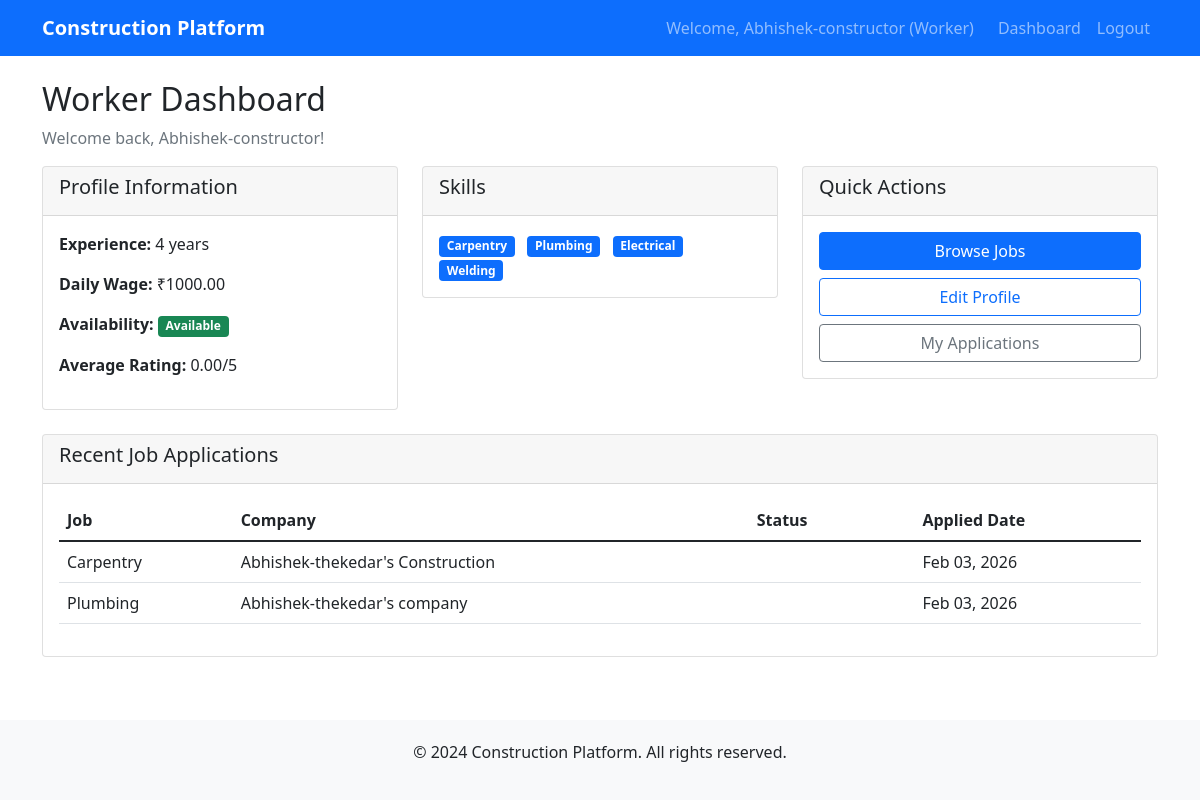
Screenshot of / (signed in) with the database file from the repository.
### accounts/models.py (models this page shows, shortened)
class User(AbstractUser):
    ROLE_CHOICES = [
        ('worker', 'Worker'),
        ('thekedar', 'Thekedar'),
        ('user', 'Normal User'),
    ]
    username = None  # Remove username field
    name = models.CharField(max_length=100)
    phone = models.CharField(max_length=15, unique=True)
    email = models.EmailField(unique=True)
    role = models.CharField(max_length=10, choices=ROLE_CHOICES, default='user')
    location = models.CharField(max_length=100)
    created_at = models.DateTimeField(auto_now_add=True)
    USERNAME_FIELD = 'email'
    REQUIRED_FIELDS = ['name', 'phone', 'role', 'location']

### workers/models.py (models this page shows, shortened)
class WorkerProfile(models.Model):
    user = models.OneToOneField(User, on_delete=models.CASCADE, related_name='worker_profile')
    experience_years = models.PositiveIntegerField()
    daily_wage = models.DecimalField(max_digits=10, decimal_places=2)
    availability = models.BooleanField(default=True)
    avg_rating = models.DecimalField(max_digits=3, decimal_places=2, default=0.0)
    skills = models.ManyToManyField(Skill, through='WorkerSkillMap')

class Skill(models.Model):
    name = models.CharField(max_length=100, unique=True)

### jobs/models.py (models this page shows, shortened)
class JobApplication(models.Model):
    STATUS_CHOICES = [
        ('pending', 'Pending'),
        ('accepted', 'Accepted'),
        ('rejected', 'Rejected'),
        ('withdrawn', 'Withdrawn'),
    ]
    job = models.ForeignKey(JobPost, on_delete=models.CASCADE, related_name='applications')
    worker = models.ForeignKey('workers.WorkerProfile', on_delete=models.CASCADE, related_name='job_applications')
    applied_date = models.DateTimeField(auto_now_add=True)
    status = models.CharField(max_length=10, choices=STATUS_CHOICES, default='pending')
    class Meta:
        unique_together = ['job', 'worker']

class JobPost(models.Model):
    STATUS_CHOICES = [
        ('open', 'Open'),
        ('closed', 'Closed'),
        ('filled', 'Filled'),
    ]
    thekedar = models.ForeignKey(ThekedarProfile, on_delete=models.CASCADE, related_name='job_posts')
    required_skill = models.ForeignKey(Skill, on_delete=models.CASCADE)
    duration_days = models.PositiveIntegerField()
    wage_offer = models.DecimalField(max_digits=10, decimal_places=2)
    status = models.CharField(max_length=10, choices=STATUS_CHOICES, default='open')
    created_at = models.DateTimeField(auto_now_add=True)
    updated_at = models.DateTimeField(auto_now=True)

### thekedars/models.py (models this page shows, shortened)
class ThekedarProfile(models.Model):
    user = models.OneToOneField(User, on_delete=models.CASCADE, related_name='thekedar_profile')
    experience_years = models.PositiveIntegerField()
    company_name = models.CharField(max_length=200)
    score = models.DecimalField(max_digits=5, decimal_places=2, default=0.0)
    verified = models.BooleanField(default=False)

### dashboard/views.py (the view, shortened to what this page needs)
# urls.py: 2. Add a URL to urlpatterns:  path('', views.home, name='home')
def home(request):
    if not request.user.is_authenticated:
        return render(request, 'landing.html')
    user = request.user
    context = {
        'user': user,
        'role': user.role,
    }
    if user.role == 'worker':
        try:
            worker_profile = user.worker_profile
            context.update({
                'worker_profile': worker_profile,
                'recent_applications': worker_profile.job_applications.all()[:5],
                'skills': worker_profile.skills.all(),
            })
        except:
            context['profile_incomplete'] = True
    elif user.role == 'user':
        context.update({
            'house_requirements': user.house_requirements.all()[:5],
        })
    return render(request, f'dashboard/{user.role}_dashboard.html', context)

### templates/dashboard/worker_dashboard.html (shortened to what this page needs)
{% extends 'base.html' %}
{% block content %}
<div class="row">
    <div class="col-12">
        <h2>Worker Dashboard</h2>
        <p class="text-muted">Welcome back, {{ user.name }}!</p>
    </div>
</div>
<div class="row">
    <div class="col-md-4">
        <div class="card">
            <div class="card-header">
                <h5>Profile Information</h5>
            </div>
            <div class="card-body">
                {% if worker_profile %}
                    <p><strong>Experience:</strong> {{ worker_profile.experience_years }} years</p>
                    <p><strong>Daily Wage:</strong> ₹{{ worker_profile.daily_wage }}</p>
                    <p><strong>Availability:</strong>
                        {% if worker_profile.availability %}
                            <span class="badge bg-success">Available</span>
                        {% else %}
                            <span class="badge bg-danger">Not Available</span>
                        {% endif %}
                    </p>
                    <p><strong>Average Rating:</strong> {{ worker_profile.avg_rating }}/5</p>
                {% endif %}
            </div>
        </div>
    </div>
    <div class="col-md-4">
        <div class="card">
            <div class="card-header">
                <h5>Skills</h5>
            </div>
            <div class="card-body">
                {% if skills %}
                    {% for skill in skills %}
                        <span class="badge bg-primary me-2">{{ skill.name }}</span>
                    {% endfor %}
                {% else %}
                    <p class="text-muted">No skills added yet.</p>
                {% endif %}
            </div>
        </div>
    </div>
    <div class="col-md-4">
        <div class="card">
            <div class="card-header">
                <h5>Quick Actions</h5>
            </div>
            <div class="card-body">
                <div class="d-grid gap-2">
                    <a href="{% url 'workers:browse_jobs' %}" class="btn btn-primary">Browse Jobs</a>
                    <a href="{% url 'workers:profile' %}" class="btn btn-outline-primary">Edit Profile</a>
                    <a href="{% url 'workers:my_applications' %}" class="btn btn-outline-secondary">My Applications</a>
                </div>
            </div>
        </div>
    </div>
</div>
<div class="row mt-4">
    <div class="col-12">
        <div class="card">
            <div class="card-header">
                <h5>Recent Job Applications</h5>
            </div>
            <div class="card-body">
                {% if recent_applications %}
                    <div class="table-responsive">
                        <table class="table">
                            <thead>
                                <tr>
                                    <th>Job</th>
                                    <th>Company</th>
                                    <th>Status</th>
                                    <th>Applied Date</th>
                                </tr>
                            </thead>
                            <tbody>
                                {% for app in recent_applications %}
                                <tr>
                                    <td>{{ app.job.required_skill.name }}</td>
                                    <td>{{ app.job.thekedar.company_name }}</td>
                                    <td>
                                        <span class="badge bg-{{ app.status|default:'secondary' }}">
                                        </span>
                                    </td>
                                    <td>{{ app.applied_date|date:"M d, Y" }}</td>
                                </tr>
                                {% endfor %}
                            </tbody>
                        </table>
                    </div>
                {% else %}
                    <p class="text-muted">No job applications yet.</p>
                {% endif %}
            </div>
        </div>
    </div>
</div>
{% endblock %}

### templates/base.html (shortened to what this page needs)
<!DOCTYPE html>
<html lang="en">
<head>
    <link href="https://cdn.jsdelivr.net/npm/bootstrap@5.1.3/dist/css/bootstrap.min.css" rel="stylesheet">
</head>
<body class="d-flex flex-column min-vh-100">
    <nav class="navbar navbar-expand-lg navbar-dark bg-primary">
        <div class="container">
            <a class="navbar-brand" href="{% url 'dashboard:home' %}">
                 Construction Platform
            </a>
            <div class="navbar-nav ms-auto">
                {% if user.is_authenticated %}
                    <span class="navbar-text me-3">Welcome, {{ user.name }} ({{ user.get_role_display }})</span>
                    <a class="nav-link" href="{% url 'dashboard:home' %}">Dashboard</a>
                    <a class="nav-link" href="{% url 'accounts:logout' %}">Logout</a>
                {% else %}
                    <a class="nav-link" href="{% url 'accounts:login' %}">Login</a>
                    <a class="nav-link" href="{% url 'accounts:signup' %}">Sign Up</a>
                {% endif %}
            </div>
        </div>
    </nav>
    <main class="container my-4 flex-grow-1">
        {% block content %}
        {% endblock %}
    </main>
    <footer class="footer mt-auto">
        <div class="container text-center">
            <p>&copy; 2024 Construction Platform. All rights reserved.</p>
        </div>
    </footer>
</body>
</html>

### templates/base.html (style rules this page uses)
.navbar-brand { font-weight: bold; }
.footer { background-color: #f8f9fa; padding: 20px 0; margin-top: auto; }

### rows the page displays
User: name "Abhishek-constructor", role "Worker"
WorkerProfile: experience_years "4", daily_wage "1000.00", avg_rating "0.00"
Skill: name "Carpentry"
Skill: name "Plumbing"
Skill: name "Electrical"
Skill: name "Welding"
JobApplication: job.required_skill.name "Carpentry", job.thekedar.company_name "Abhishek-thekedar's Construction", applied_date "Feb 03, 2026"
JobApplication: job.required_skill.name "Plumbing", job.thekedar.company_name "Abhishek-thekedar's company", applied_date "Feb 03, 2026"
